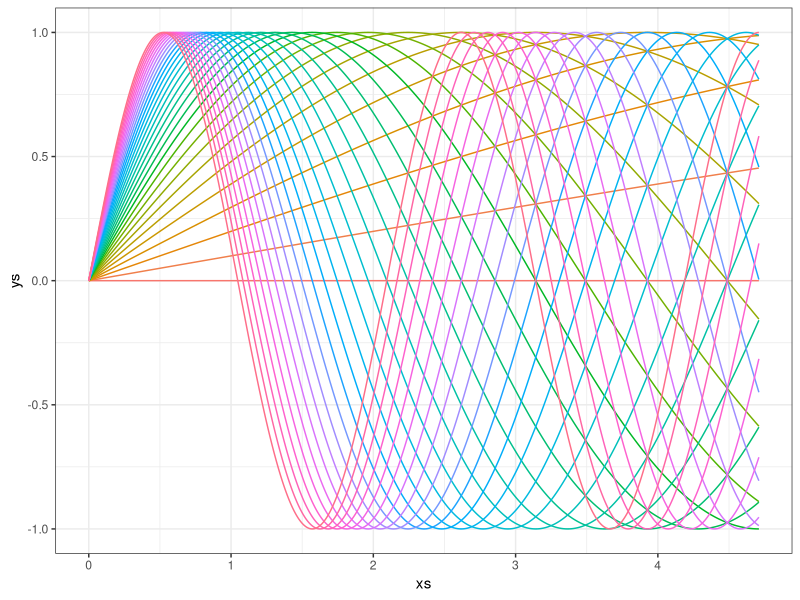
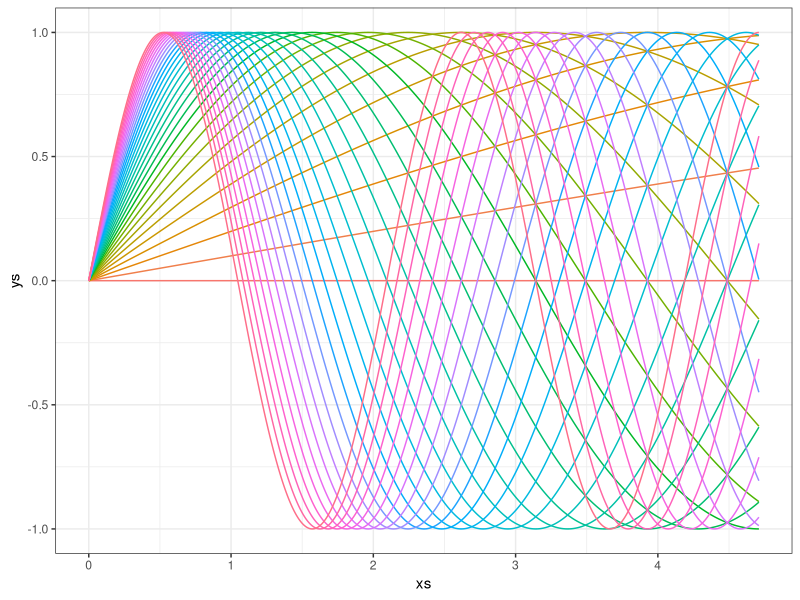

Here is the R script that generated these plots, in order:
## ---- chunk 1
library(tidyverse)
cool_function <- function(x, alpha) return(sin(alpha*x))
xs <- seq(0, pi*1.5, 0.005)
ys <- cool_function(xs, 1)
results <- data_frame(xs, ys, alpha = "1")
for(alpha in seq(0,3, 0.1)){
  results <- results %>% 
    bind_rows(data_frame(
      xs, 
      ys = cool_function(xs, alpha),
      alpha = as.character(alpha)
    ))
}

ggplot(results, aes(x = xs, y = ys, color = alpha)) + 
  geom_line() + 
  theme_bw() + 
  theme(legend.position="none")
#``````{r, echo = FALSE, fig.align='center'}
library(tidyverse)
cool_function <- function(x, alpha) return(sin(alpha*x))
xs <- seq(0, pi*1.5, 0.005)
ys <- cool_function(xs, 1)
results <- data_frame(xs, ys, alpha = "1")
for(alpha in seq(0,3, 0.1)){
  results <- results %>% 
    bind_rows(data_frame(
      xs, 
      ys = cool_function(xs, alpha),
      alpha = as.character(alpha)
    ))
}

ggplot(results, aes(x = xs, y = ys, color = alpha)) + 
  geom_line() + 
  theme_bw() + 
  theme(legend.position="none")
#```
